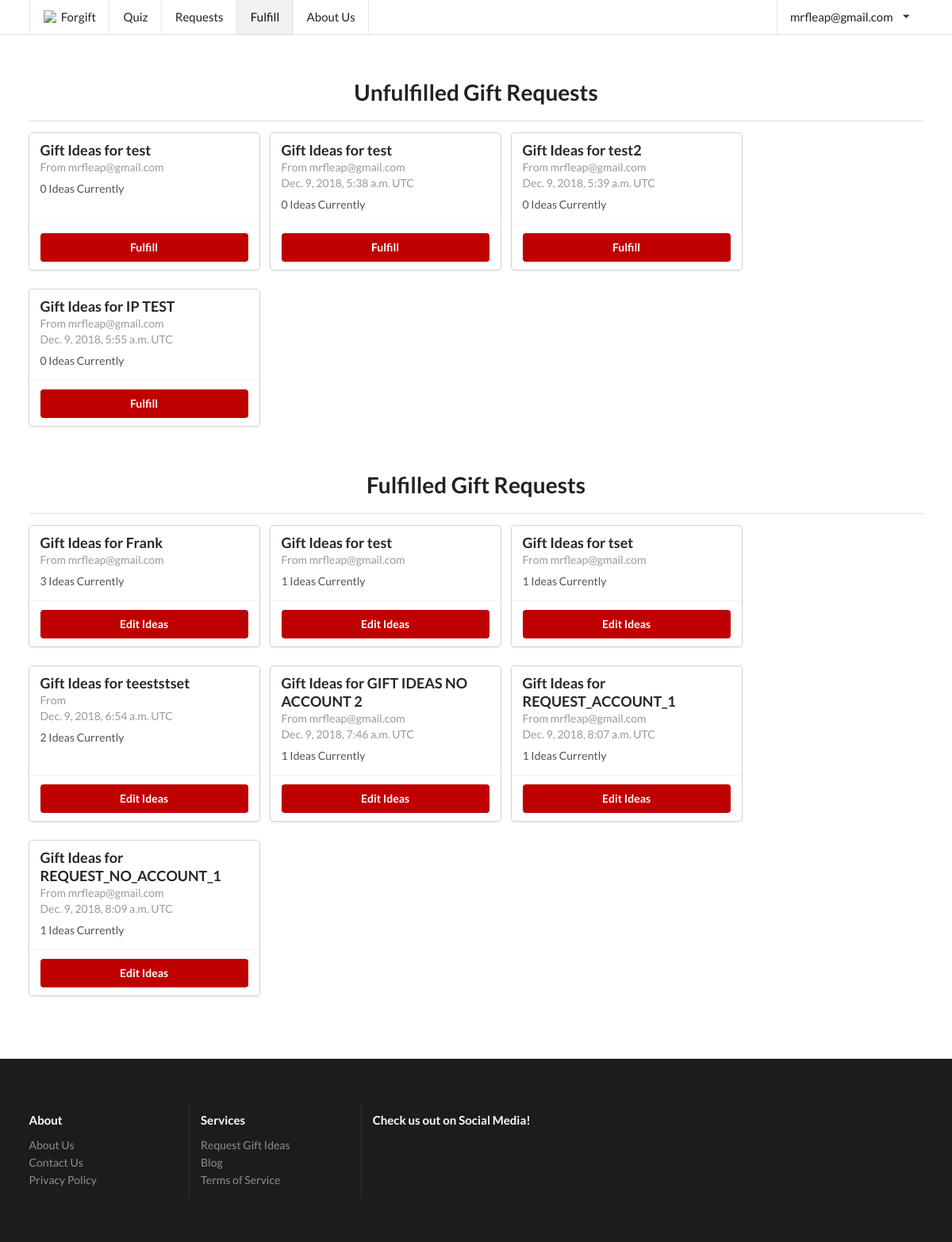
The page /fulfill/ (signed in) on the database as committed earlier.
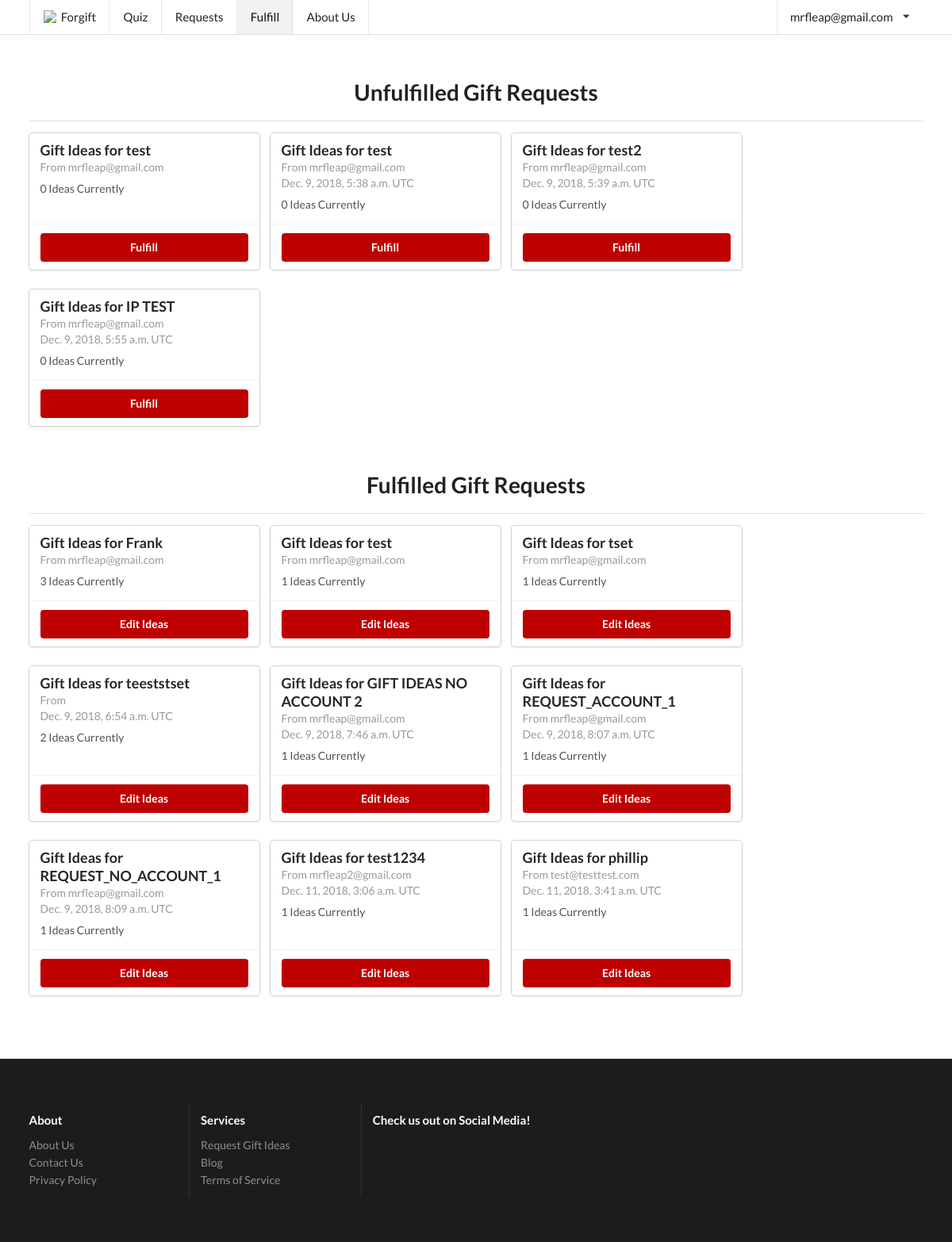
The same page on the database as committed later.
### forgyftapp/models.py (models this page shows, shortened)
class Slug(OnCreate, models.Model):
	_slug = models.SlugField(max_length=7, blank=True)
	class Meta:
		abstract = True

class User(AbstractUser, Slug):
	email_confirmed = models.BooleanField(default=False)

class GifteeProfile(Slug):
	name = models.TextField(max_length=150)
	gender = models.CharField(max_length=80, choices=gender.GENDER_CHOICES)
	age = models.IntegerField()
	relationship = models.TextField(max_length=6000)
	price_upper = models.IntegerField()
	interests = models.TextField(max_length=6000)
	existing_related_items = models.TextField(max_length=6000)
	extra_info = models.TextField(max_length=6000, blank=True, null=True)
	occasion = models.TextField(max_length=6000)
	published = models.BooleanField(default=False)
	emailed_about_publish = models.BooleanField(default=False)
	user = models.ForeignKey(User, on_delete=models.CASCADE, null=True)
	email = models.EmailField(null=True)
	feedback = models.OneToOneField(GiftFeedback, on_delete=models.SET_NULL, null=True)
	created = models.DateTimeField(editable=False, null=True, blank=True)
	ip_address = models.GenericIPAddressField(null=True, default=None)
	_location = models.TextField(null=True, default=None, blank=True)

class OnCreate:
	def onCreate(self):
		pass

class GiftIdea(models.Model, OnCreate):
	idea = models.TextField()
	link = models.URLField(max_length=2400)
	image = models.URLField(max_length=2400, blank=True, null=True)
	explanation = models.TextField()
	published = models.BooleanField(default=False)
	giftee_profile = models.ForeignKey(GifteeProfile, related_name="ideas", on_delete=models.CASCADE)
	clicks = models.IntegerField(default=0)

### forgyftapp/views/basic_views.py (the view)
# urls.py: url(r'^fulfill/?$', basic_views.fulfill, name='fulfill'),
@staff_member_required
def fulfill(request, profile=None):
	if profile:
		giftee_profile = get_object_or_404(GifteeProfile, pk=profile)
		if request.method == "POST":
			gift_ideas = GiftIdeaFormSet(request.POST, instance=giftee_profile)
			i = 0
			for form in gift_ideas:
				if len(form.changed_data) == 1 and form.changed_data[0] == "published":
					form.changed_data = []
				i += 1
			if gift_ideas.is_valid():
				gift_ideas.save()
				published = False
				for form in gift_ideas:
					if len(gift_ideas.forms[0].cleaned_data) > 0 and gift_ideas.forms[0].cleaned_data["published"]:
						published = True
				if published:
					giftee_profile.submit(request)
				else:
					giftee_profile.unsubmit()
				return redirect("forgyftapp:fulfill", profile=profile)
		else:
			gift_ideas = GiftIdeaFormSet(instance=giftee_profile)
		published = giftee_profile.published or (hasattr(gift_ideas.forms[0], "cleaned_data") and gift_ideas.forms[0].cleaned_data["published"])
		return render(request, "fulfill.html", {"giftee_profile": giftee_profile, "gift_ideas": gift_ideas,
		                                        "page": "fulfill", "published": published})
	else:
		giftee_profiles_unpublished = GifteeProfile.objects.filter(published=False).order_by('created')
		giftee_profile_published = GifteeProfile.objects.filter(published=True).order_by('created')
		return render(request, "fulfill.html", {"giftee_profiles_unpublished": giftee_profiles_unpublished,
		                                        "page": "fulfill", "giftee_profile_published": giftee_profile_published})

### forgyftapp/templates/fulfill.html (shortened to what this page needs)
{% extends "base/base.html" %}
{% block content %}
<div class="ui main container" style="padding-bottom: 48px">
    {% if gift_ideas %}
    <h1 style="text-align: center; padding-bottom: 4px">Enter Gift Ideas
        for {{ giftee_profile.name }} by {{ giftee_profile.user.first_name }}'s request</h1>
    <div>
        <form action="" method="post" id="ideaForm">{% csrf_token %}
            {{ form.as_p }}
            <table class="ui table" style="margin-top: 0">
                {{ gift_ideas.management_form }}
                {% for form in gift_ideas.forms %}
                {% if forloop.first %}
                    <thead>
                    <tr>
                        {% for field in form.visible_fields %}
                            <th>{{ field.label|capfirst }}</th>
                        {% endfor %}
                    </tr>
                    </thead>
                {% endif %}
                <tbody>
                <tr class="{% cycle row1 row2 %} formset_row">
                    {% for field in form.visible_fields %}
                    <td>
                        {% if forloop.first %}
                            {% if form.instance.pk %}{{ form.DELETE }}{% endif %}
                            {% for hidden in form.hidden_fields %}
                                {{ hidden }}
                            {% endfor %}
                        {% endif %}
                        {% if field.errors %}
                            <div class="ui list">
                                {% for error in field.errors %}
                                    <div class="item">
                                        <div class="ui negative message">
                                            <p>
                                                {{ error }}
                                            </p>
                                        </div>
                                    </div>
                                {% endfor %}
                            </div>
                        {% endif %}
                        {% if "textarea" in field.field.widget.template_name %}
                        <div class="field">
                            {% if field.help_text %}
                            <label style="font-weight: 100; font-size: 13px; display: inline">
                                -
                                {% autoescape off %}
                                {{ field.help_text }}
                                {% endautoescape %}
                            </label>
                            {% endif %}
                            <textarea rows="{{ field.field.widget.attrs.rows }}" name="{{ field.html_name }}"
                                      id="{{ field.id_for_label }}"
                                      style="width: 100%">{% if field.value %}{{ field.value }}{% endif %}</textarea>
                        </div>
                        {% elif field.field.widget.input_type == "checkbox" and field.label != "Delete" %}
                        <div class="inline field">
                            <div class="ui toggle checkbox">
                                <input {% if field.value == True %}checked{% endif %}
                                       type="checkbox" tabindex="0" class="hidden toggle"
                                       style="display: inline"
                                       name="{{ field.html_name }}"
                                       id="{{ field.id_for_label }}">
                                {% if field.help_text %}
                                <p style="font-weight: 100; display: inline"> -
                                    {% autoescape off %}
                                    {{ field.help_text }}{% endautoescape %}</p>
                                {% endif %}
                            </div>
                        </div>
                        {% else %}
                        {% if field.label != "Delete" %}
                        <div class="field">
                            {% if field.help_text %}
                            <label style="font-weight: 100; font-size: 13px; display: inline">
                                {% autoescape off %}
                                - {{ field.help_text }}
                                {% endautoescape %}
                            </label>
                            {% endif %}
                            <div class="ui input" style="width: 100%">{{ field }}</div>
                        </div>
                        {% endif %}
                        {% endif %}
                    </td>
                    {% endfor %}
                </tr>
                </tbody>
                {% endfor %}
            </table>
            <div class="ui one column stackable center aligned page grid">
                <div class="column sixteen wide">
                    <div class="ui fluid buttons">
                        <input class="ui positive button" type="submit" value="Save"/>
                        <div class="or"></div>
                        <a class="ui negative button" href="{% url 'forgyftapp:fulfill' %}">Back</a>
                    </div>
                    <a class="ui button" href="{{ giftee_profile.admin_url }}" style="margin-top: 8px">
                        View on Admin Site
                    </a>
                </div>
            </div>
        </form>
    </div>
    {% if giftee_profile.ideas and giftee_profile.emailed_about_publish %}
        <div style="padding-top: 16px">
            <div class="ui container segment" style="width: 100%">
                <h3 class="ui header">Link Click Analytics</h3>
                <table class="ui celled table">
                    <thead>
                    <tr>
                        <th>Idea</th>
                        <th>Idea Link</th>
                        <th>Clicks</th>
                    </tr>
                    </thead>
                    <tbody>
                    {% for idea in giftee_profile.ideas.all %}
                        <tr>
                            <td><a href="{{ idea.link }}">{{ idea.idea }}</a></td>
                            <td>{{ idea.explanation }}</td>
                            <td>{{ idea.clicks }}</td>
                        </tr>
                    {% endfor %}
                    </tbody>
                </table>
            </div>
        </div>
    {% endif %}
    {% if giftee_profile.feedback %}
        <div style="padding-top: 16px">
            <div class="ui container segment" style="width: 100%">
                <h3 class="ui header">Gift Ideas Feedback</h3>
                <div class="ui dividing sub header">Rating</div>
                <p>{{ giftee_profile.feedback.rating }}/5</p>
                <div class="ui dividing sub header">Feedback</div>
                <p>{{ giftee_profile.feedback.feedback }}</p>
                <div class="ui dividing sub header">Purchased</div>
                <p>{{ giftee_profile.feedback.bought|yesno:"Purchased,Not Purchased" }}</p>
            </div>
        </div>
    {% endif %}
    <div class="ui basic segment" style="width: 100%; padding-right: 0; padding-left: 0">
        {% include "base/giftee_profile.html" with no_close=True %}
	    {% if giftee_profile.ip_address %}
			    <div class="ui dividing sub header">IP Address</div>
			    <p>{{ giftee_profile.ip_address }}</p>
		        <div class="ui dividing sub header">Location</div>
		        <p>{{ giftee_profile.location }}</p>
	    {% endif %}
        </div></div>
    </div>
	<div class="ui styled accordion" style="width: 100%;">
		<div class="active title">
			<i class="dropdown icon"></i>
			Giftee Profile Account Status
		</div>
		<div class="active content">
			<div class="ui dividing sub header">Linked to Account</div>
			<p>
				{% if giftee_profile.has_user %}
					Linked to account: {{ giftee_profile.user }}
				{% else %}
					Linked to email: {{ giftee_profile.email }}
				{% endif %}
			</p>
			</div>
		</div>
    {% else %}
    <h1 style="text-align: center; padding-bottom: 4px">Unfulfilled Gift Requests</h1>
    <div class="ui divider"></div>
    <div style="margin-left:auto;margin-right:auto;">
        <div {% if giftee_profiles_unpublished %}class="ui cards"{% endif %}>
            {% for giftee_profile in giftee_profiles_unpublished %}
                <div class="u card">
                    <div class="content">
                        <div class="header">
                            Gift Ideas for {{ giftee_profile.name }}
                        </div>
                        <div class="meta">
                            From {{ giftee_profile.user.email }}
	                        {% if giftee_profile.created %}<br>{{ giftee_profile.created }} UTC{% endif %}
                        </div>
                        <div class="description">
                            {{ giftee_profile.ideas.get_queryset|length }} Ideas Currently
                        </div>
                    </div>
                    <div class="extra content">
                        <div class="ui two buttons">
                            <a class="ui primary button"
                               href="{% url "forgyftapp:fulfill" profile=giftee_profile.pk %}">Fulfill</a>
                        </div>
                    </div>
                </div>
                {% empty %}
                <div class="ui disabled header" style="text-align: center; width: 100%; margin-top: 32px;">There
                    are currently no unfulfilled gift requests.
                </div>
            {% endfor %}
        </div>
    </div>
    <h1 style="text-align: center; padding-bottom: 4px; padding-top: 32px">Fulfilled Gift Requests</h1>
    <div class="ui divider"></div>
    <div style="margin-left:auto;margin-right:auto;">
        <div class="ui cards">
            {% for giftee_profile in giftee_profile_published %}
                <div class="ui card">
                    <div class="content">
                        <div class="header">
                            Gift Ideas for {{ giftee_profile.name }}
                        </div>
                        <div class="meta">
                            From {{ giftee_profile.user.email }}
	                        {% if giftee_profile.created %}<br>{{ giftee_profile.created }} UTC{% endif %}
                        </div>
                        <div class="description">
                            {{ giftee_profile.ideas.get_queryset|length }} Ideas Currently
                        </div>
                    </div>
                    <div class="extra content">
                        <div class="ui two buttons">
                            <a class="ui primary button"
                               href="{% url "forgyftapp:fulfill" profile=giftee_profile.pk %}">Edit Ideas</a>
                        </div>
                    </div>
                </div>
                {% empty %}
                <div class="ui disabled header" style="text-align: center; width: 100%; margin-top: 32px;">There
                    are currently no fulfilled gift requests.
                </div>
            {% endfor %}
        </div>
    </div>
    {% endif %}
</div>
<script src="{% load static %}{% static "semantic/components/checkbox.min.js" %}"></script>
<script src="{% load static %}{% static "jquery.formset.js" %}"></script>
{% endblock %}

### forgyftapp/templates/base/navbar.html (shortened to what this page needs)
<a class="{% if page == "home" %}active {% endif %}item" href="{% url "forgyftapp:index" %}">
{% if not pointing %}
	<img class="logo" src="{% load static %}{% static "favicon/favicon-32x32.png" %}"
	     style="width: 18px; margin-right: 4px"> Forgift </a>
{% else %}
	Home
{% endif %}
</a>
<a class="{% if page == "quiz" %}active {% endif %}item" href="{% url "forgyftapp:gift_form" %}">Quiz</a>
{% if request.user.is_authenticated %}
	<a class="{% if page == "request" %}active {% endif %}item" href="{% url "forgyftapp:request" %}">Requests</a>
{% endif %}
{% if user.is_staff %}
	<a class="{% if page == "fulfill" %}active {% endif %}item" href="{% url "forgyftapp:fulfill" %}">Fulfill</a>
{% endif %}
<a class="{% if page == "about" %}active {% endif %}item" href="{% url "forgyftapp:about" %}">About Us</a>
<div class="right menu">
	{% if not request.user.is_authenticated %}
		<div class="item button">
			<a class="ui button" href="{% url "forgyftapp:login" %}">Login</a>
		</div>
		<div class="item button">
			<a class="ui primary button" href="{% url "forgyftapp:signup" %}">Sign up</a>
		</div>
	{% else %}
		<div class="ui simple dropdown item">
			{{ request.user.email }}
			<i class="dropdown icon"></i>
		</div>
	{% endif %}
</div>

Rows that differ between the two databases and show on the page:
added GifteeProfile: name "test1234", user.email "mrfleap2@gmail.com", created "Dec. 11, 2018, 3:06 a.m.", ideas.get_queryset|length "1", shown under "Fulfilled Gift Requests"
added GifteeProfile: name "phillip", user.email "test@testtest.com", created "Dec. 11, 2018, 3:41 a.m.", ideas.get_queryset|length "1", shown under "Fulfilled Gift Requests"
